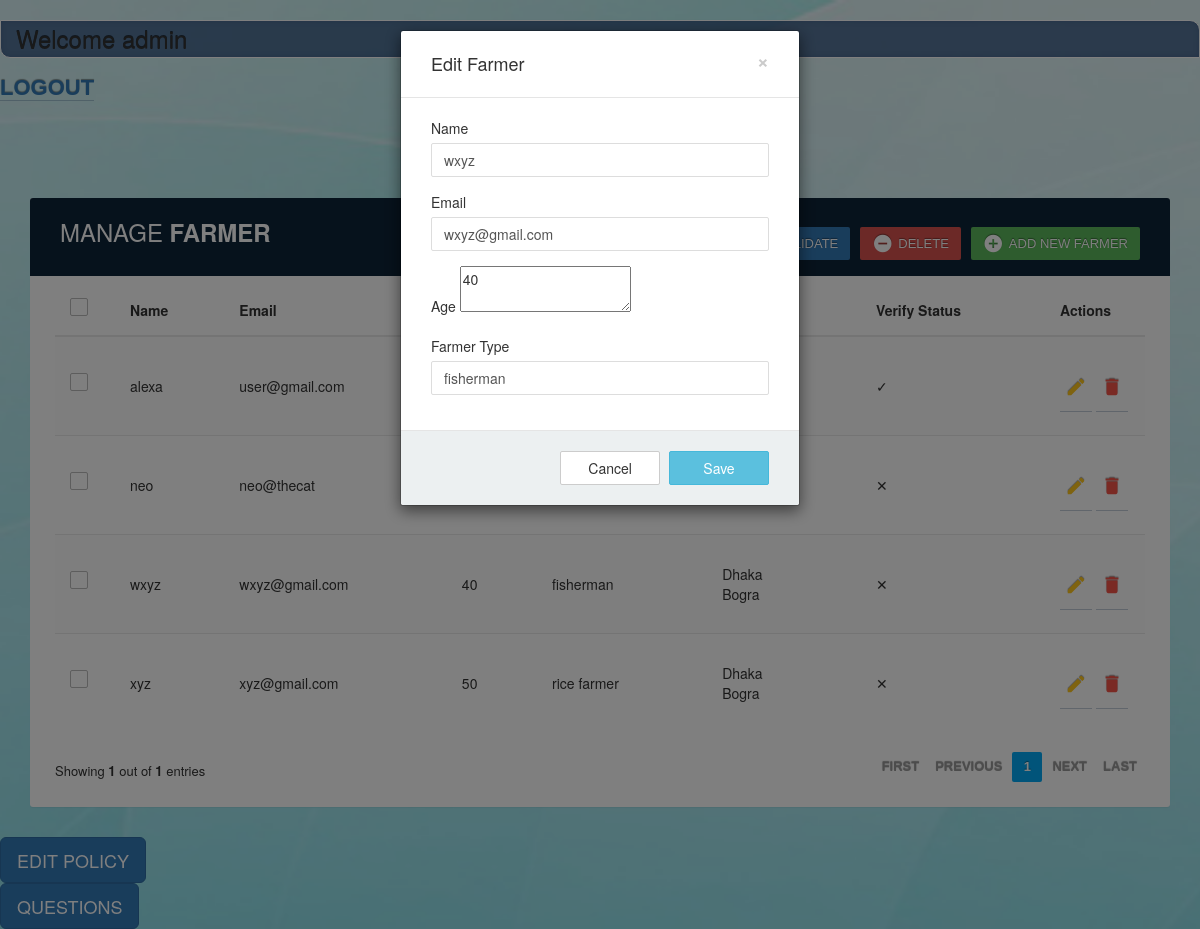
/view/adminhome.php?editfarmer=18 (signed in), run on the app's committed database.
### tables this page shows
CREATE TABLE `farmer` (
  `username` varchar(25) NOT NULL,
  `email` varchar(25) NOT NULL,
  `age` int(25) NOT NULL,
  `farmertype` varchar(25) NOT NULL,
  `farmerid` int(11) NOT NULL,
  `varification` int(1) NOT NULL DEFAULT 1
);

CREATE TABLE `farmerloc` (
  `username` varchar(25) NOT NULL,
  `nameloc` varchar(25) NOT NULL,
  `index` int(11) NOT NULL
);

### view/adminhome.php (the view, shortened to what this page needs)
<!DOCTYPE html>
<html lang="en">
<head>
</head>
<body>
<div class="twelve">
    <?php echo "<h3>Welcome  " . $_SESSION['username'] . "</h3>"; ?>
    <a href="../controller/logout.php">Logout</a>
</div>
<head>
<link rel="stylesheet" href="https://maxcdn.bootstrapcdn.com/font-awesome/4.7.0/css/font-awesome.min.css">
<link rel="stylesheet" href="https://maxcdn.bootstrapcdn.com/bootstrap/3.3.7/css/bootstrap.min.css">
</head>
<body>
<?php
include '../controller/db_con.php';
$page = (isset($_GET['page']))?$_GET['page']:'';
$editfarmer = (isset($_GET['editfarmer']))?$_GET['editfarmer']:'';
if ($editfarmer==''){
}else{
 $results = mysqli_query($conn,"SELECT * FROM farmer Where farmerid=$editfarmer");
 while($row = mysqli_fetch_array($results))
 {
  $edit_username = $row["username"];
  $edit_email = $row["email"];
  $edit_age = $row["age"];
  $edit_farmertype = $row["farmertype"];
 }
}
if ($page==''){
 $page = "1";
}else{
 $page = $_GET['page'];
}
$cur_page = $page;
$page -= 1;
$per_page = 5;
$previous_btn = true;
$next_btn = true;
$first_btn = true;
$last_btn = true;
$start = $page * $per_page;
$query_pag_data = "SELECT * from farmer LIMIT $start, $per_page";
$result_pag_data = mysqli_query($conn, $query_pag_data);
?>
<div class="container"><div class = "result"></div>
 <p><h1 align="center">FARMER DETAILS</h1></p>
        <div class="table-wrapper">
            <div class="table-title">
                <div class="row">
                    <div class="col-sm-6">
      <h2>MANAGE <b>FARMER </b></h2>
     </div>
     <div class="col-sm-6">
      <a href="#addFarmerModal" class="btn btn-success" data-toggle="modal"><i class="material-icons"></i> <span>Add New Farmer</span></a>
      <a href="#deleteFarmerModalselected" class="btn btn-danger" data-toggle="modal"><i class="material-icons"></i> <span>Delete</span></a>
      <a href="#validateFarmerModalselected" class="btn btn-primary" data-toggle="modal"><i class="material-icons"></i> <span>Validate</span></a>
     </div>
                </div>
            </div>
            <table class="table table-striped table-hover">
                <thead>
     <tr>
      <th>
       <span class="custom-checkbox">
        <label for="selectAll"></label>
       </span>
      </th>
                        <th>Name</th>
                        <th>Email</th>
      <th>Age</th>
                        <th>Farmertype</th>
                        <th>Locations</th>
                        <th>Verify Status</th>
                        <th>Actions</th>
                    </tr>
                </thead>
                <tbody>
                    <?php
    while($row = mysqli_fetch_assoc($result_pag_data)) {
     $username=$row['username'];
     $email=$row['email'];
     $age=$row['age'];
     $farmertype=$row['farmertype'];
     $verify=$row['varification'];
     $sql4 = "SELECT * FROM farmerloc WHERE username='alexa'";
     $result4 = mysqli_query($conn, $sql4);
    ?>
                    <tr>
      <td>
       <span class="custom-checkbox">
        <label for="checkbox1"></label>
       </span>
      </td>
                        <td><?php echo $username; ?></td>
                        <td><?php echo $email; ?></td>
      <td><?php echo $age; ?></td>
                        <td><?php echo $farmertype; ?></td>
                        <td><?php while($row1 = mysqli_fetch_array($result4)){echo"" . $row1[1] . "<br>"; } ?></td>
                        <td>
   <?php
        if( $verify== 1 ) {
           echo" <span>&#10005;</span>";
        } else {
            echo"<span>&#10003;</span>";
        }
  ?>
</td>
                        <td>
                            <a href="?editfarmer=<?php echo $row['farmerid']; ?>" class="edit" data-toggle="modal"><i class="material-icons" data-toggle="tooltip" title="Edit"></i></a>
                            <a href="?deletefarmer=<?php echo $row['farmerid']; ?>" class="delete" data-toggle="modal"><i class="material-icons" data-toggle="tooltip" title="Delete"></i></a>
                        </td>
                    </tr>
    <?php } ?>
                </tbody>
   </table>
   <div class="clearfix">
<?php
$msg = "";
$query_pag_num = mysqli_query($conn,"SELECT COUNT(*) AS mycount FROM farmer" ) or die(mysqli_error($this->dblink));
$res = mysqli_fetch_object($query_pag_num);
$count = $res->mycount;
$no_of_paginations = ceil($count / $per_page);
if ($cur_page >= 7) {
    $start_loop = $cur_page - 3;
    if ($no_of_paginations > $cur_page + 3)
        $end_loop = $cur_page + 5;
    else if ($cur_page <= $no_of_paginations && $cur_page > $no_of_paginations - 3) {
        $start_loop = $no_of_paginations - 3;
        $end_loop = $no_of_paginations;
    } else {
        $end_loop = $no_of_paginations;
    }
} else {
    $start_loop = 1;
    if ($no_of_paginations > 7)
        $end_loop = 7;
    else
        $end_loop = $no_of_paginations;
}
$msg .= "<ul class=\"pagination\">";
if ($first_btn && $cur_page > 1) {
    $msg .= "<li p='1' class='page-item active'><a href='?page=1' class='page-link'>First</a></li>";
} else if ($first_btn) {
    $msg .= "<li p='1' class='page-item' disabled><a href='?page=1'>First</a></li>";
}
if ($previous_btn && $cur_page > 1) {
    $pre = $cur_page - 1;
    $msg .= "<li p='$pre' class='page-item active'><a href='?page=$pre' class='page-link'>Previous</a></li>";
} else if ($previous_btn) {
    $msg .= "<li class='page-item' disabled><a href='?page=1'>Previous</a></li>";
}
for ($i = $start_loop; $i <= $end_loop; $i++) {
    if ($cur_page == $i)
        $msg .= "<li p='$i' class='page-item active'><a href='?page=$i' class='page-link'>{$i}</a></li>";
    else
        $msg .= "<li p='$i' class='page-item'><a href='?page={$i}' class='page-link'>{$i}</a></li>";
}
if ($next_btn && $cur_page < $no_of_paginations) {
    $nex = $cur_page + 1;
    $msg .= "<li p='$nex' class='page-item'><a href='?page=$nex' class='page-link'>Next</a></li>";
} else if ($next_btn) {
    $msg .= "<li class='page-item' disabled><a href='#'>Next</a></li>";
}
if ($last_btn && $cur_page < $no_of_paginations) {
    $msg .= "<li p='$no_of_paginations' class='page-item'><a href='?page=$no_of_paginations' class='page-link'>Last</a></li>";
} else if ($last_btn) {
    $msg .= "<li p='$no_of_paginations' class='page-item' disabled><a href='?page=$no_of_paginations'>Last</a></li>";
}
$total_string = "<div class=\"hint-text\">Showing <b>" . $cur_page . "</b> out of <b>$no_of_paginations</b> entries</div>";
$msg = $msg . "</ul>";
echo $total_string;
echo $msg;
?>
            </div>
  </div>
</div>
 <div id="editFarmerModal" class="modal fade">
  <div class="modal-dialog">
   <div class="modal-content">
    <form name="frmedit" action="" method="post">
     <div class="modal-header">
      <h4 class="modal-title">Edit Farmer</h4>
      <button type="button" class="close" data-dismiss="modal" aria-hidden="true">×</button>
     </div>
     <div class="modal-body">
      <div class="form-group">
       <label>Name</label>
       <input type="text" name="editname" value="<?php echo $edit_username; ?>" class="form-control" required>
      </div>
      <div class="form-group">
       <label>Email</label>
       <input type="email" name="editemail" value="<?php echo $edit_email; ?>" class="form-control" required>
      </div>
      <div class="form-group">
       <label>Age</label>
       <textarea class="number" name="editage" required><?php echo $edit_age; ?></textarea>
      </div>
      <div class="form-group">
       <label>Farmer Type</label>
       <input type="text" name="editfarmertype" value="<?php echo $edit_farmertype; ?>" class="form-control" required>
      </div>
     </div>
     <div class="modal-footer">
      <input type="button" class="btn btn-default" data-dismiss="modal" value="Cancel">
      <input type="submit" name="cmdedit" class="btn btn-info" value="Save">
     </div>
    </form>
   </div>
  </div>
 </div>
</body>
<div class="btn-group-vertical">
<form action="https://termly.io/products/privacy-policy-generator/" class="form_design.." method="post">
    <input class="btn btn-primary btn-lg" type="submit"name="submit"  value="EDIT POLICY">
</form>
<form action="question.php" class="form_design.." method="post">
<input class="btn btn-primary btn-lg" type="submit"name="submit"  value="QUESTIONS">
</div>
</html>

### view/adminhome.php (style rules this page uses)
body { background-image: url(admin.jpg); background-repeat: no-repeat; background-size: 1920px 1080px; }
a { margin: 1em 0 0.5em 0; font-weight: 600; font-family: 'Titillium Web', sans-serif; position: relative; text-shadow: 0 -1px 1px rgba(0,0,0,0.4); font-size: 22px; line-height: 40px; color: #355681; text-transform: uppercase; border-bottom: 1px solid rgba(53,86,129, 0.3); }
h3 { margin: 1em 0 0.5em 0; font-weight: normal; position: relative; text-shadow: 0 -1px rgba(0,0,0,0.6); font-size: 28px; line-height: 40px; background: #355681; background: rgba(53,86,129, 0.8); border: 1px solid #fff; padding: 5px 15px; color: white; border-radius: 0 10px 0 10px; box-shadow: inset 0 0 5px rgba(53,86,129, 0.5); font-family: 'Muli', sans-serif; }
.table-wrapper { background: #fff; padding: 20px 25px; margin: 30px 0; border-radius: 3px; box-shadow: 0 1px 1px rgba(0,0,0,.05); }
.table-title { padding-bottom: 15px; background: #0d2438; color: #fff; padding: 16px 30px; margin: -20px -25px 10px; border-radius: 3px 3px 0 0; }
.table-title h2 { margin: 5px 0 0; font-size: 24px; }
.table-title .btn { color: #fff; float: right; font-size: 13px; border: none; min-width: 50px; border-radius: 2px; border: none; outline: none !important; margin-left: 10px; }
.table-title .btn i { float: left; font-size: 21px; margin-right: 5px; }
.table-title .btn span { float: left; margin-top: 2px; }
table.table tr th, table.table tr td { border-color: #e9e9e9; padding: 12px 15px; vertical-align: middle; }
table.table tr th:first-child { width: 60px; }
table.table tr th:last-child { width: 100px; }
table.table-striped tbody tr:nth-of-type(odd) { background-color: #fcfcfc; }
table.table td:last-child i { opacity: 0.9; font-size: 22px; margin: 0 5px; }
table.table td a { font-weight: bold; color: #566787; display: inline-block; text-decoration: none; outline: none !important; }
table.table td a.edit { color: #FFC107; }
table.table td a.delete { color: #F44336; }
table.table td i { font-size: 19px; }
.pagination { float: right; margin: 0 0 5px; }
.pagination li a { border: none; font-size: 13px; min-width: 30px; min-height: 30px; color: #999; margin: 0 2px; line-height: 30px; border-radius: 2px !important; text-align: center; padding: 0 6px; }
.pagination li.active a, .pagination li.active a.page-link { background: #03A9F4; }
.hint-text { float: left; margin-top: 10px; font-size: 13px; }
.custom-checkbox { position: relative; }
.custom-checkbox label:before { width: 18px; height: 18px; }
.custom-checkbox label:before { content: ''; margin-right: 10px; display: inline-block; vertical-align: text-top; background: white; border: 1px solid #bbb; border-radius: 2px; box-sizing: border-box; z-index: 2; }
.modal .modal-dialog { max-width: 400px; }
.modal .modal-header, .modal .modal-body, .modal .modal-footer { padding: 20px 30px; }
.modal .modal-content { border-radius: 3px; }
.modal .modal-footer { background: #ecf0f1; border-radius: 0 0 3px 3px; }
.modal .modal-title { display: inline-block; }
.modal .form-control { border-radius: 2px; box-shadow: none; border-color: #dddddd; }
.modal .btn { border-radius: 2px; min-width: 100px; }
.modal form label { font-weight: normal; }

### data on the page
farmer: username "alexa", email "user@gmail.com"
farmer: username "neo", email "neo@thecat"
farmer: username "wxyz", email "wxyz@gmail.com", age "40", farmertype "fisherman", editname "wxyz", editemail "wxyz@gmail.com", editage "40", editfarmertype "fisherman"
farmerloc: nameloc "Dhaka"
farmerloc: nameloc "Bogra"
farmer: username "xyz", email "xyz@gmail.com", age "50", farmertype "rice farmer"

### other printed values
$_SESSION['username'] "admin"
$cur_page "1"
$no_of_paginations "1"
